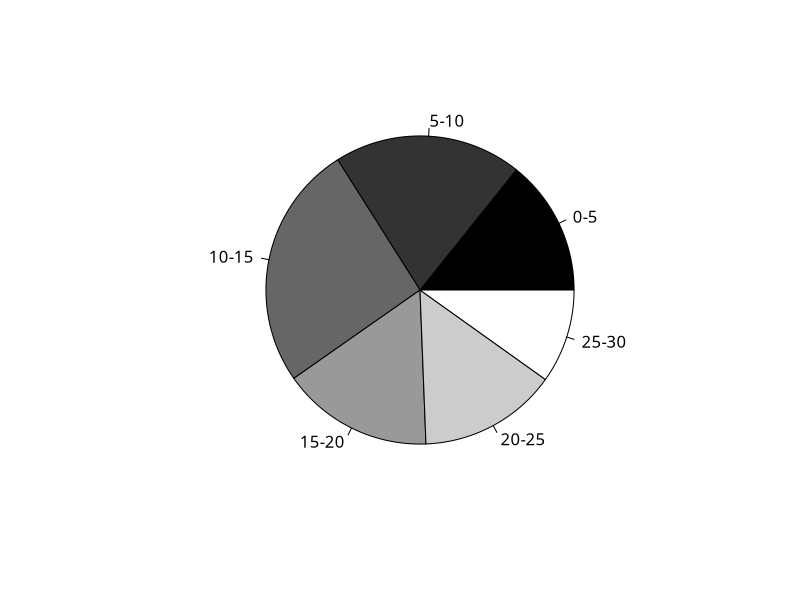
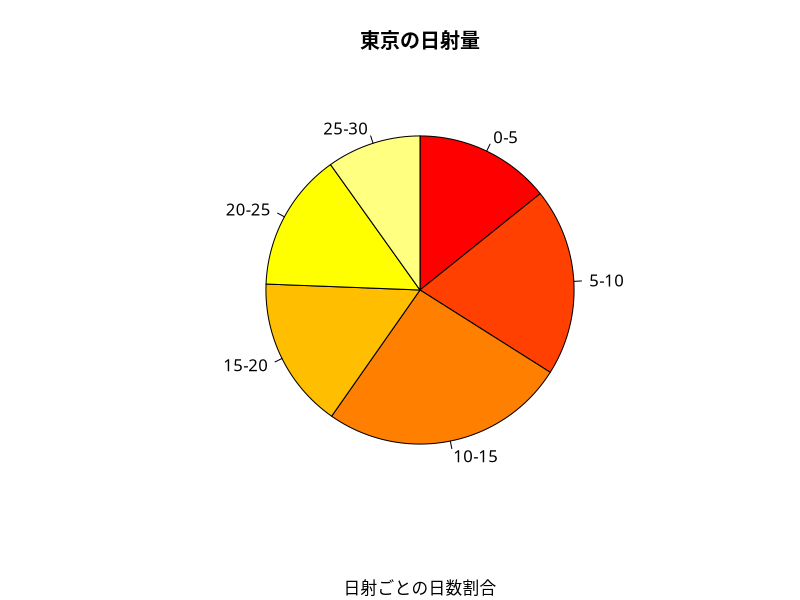

Generate these figures, in order, with R:
### 関数pieによる円グラフの作図
par(family="HiraginoSans-W4") 
myData <- subset(read.csv("data/tokyo_weather.csv",
                          fileEncoding="utf8"), 
                 select=c(月,気温,降水量,日射量,風速))
z <- hist(myData$日射量, breaks=5, # 5つ程度に分類
          plot=FALSE) # ヒストグラムのビンの情報のみ取得
x <- z$count  # 各ビンの頻度
y <- z$breaks # ビンの境界(ビンの数より1つ多い)
names(x) <- paste(y[-length(y)], y[-1], sep="-")
### 基本的な円グラフ
pie(x, col=gray(seq(0,1,length=length(x))))
### 向きと色を調整
pie(x,
    clockwise=TRUE, # 時計まわりで12時から描画
    col=heat.colors(length(x)),
    main="東京の日射量", sub="日射ごとの日数割合")
